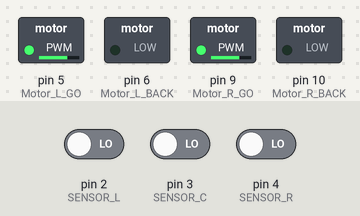
A sketch run on a simulated Arduino Uno, built with avr-gcc and run on an emulated ATmega328P. Parts: switched loads named in the sketch (green lamp = pin HIGH). The inputs (shaded band) are chosen by the test bench; at power-on: pin 2 (SENSOR_L) LOW, pin 4 (SENSOR_R) LOW, pin 3 (SENSOR_C) LOW. What the sketch prints to the serial monitor is not drawn.

Above: at 1.2 s.
1.3 s: pin 2 (SENSOR_L) driven HIGH
At 1.9 s:
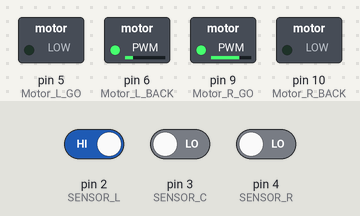
2.8 s: pin 4 (SENSOR_R) driven HIGH
At 4.0 s:
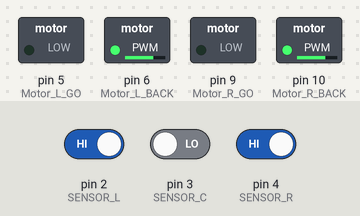
4.3 s: pin 2 (SENSOR_L) driven LOW
At 5.4 s:
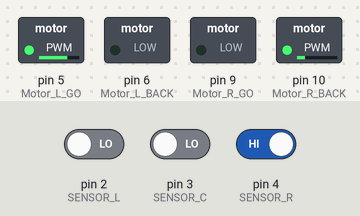
Timing chart, 0 to 7.3 s (numbered marks = the images above; inputs shaded):
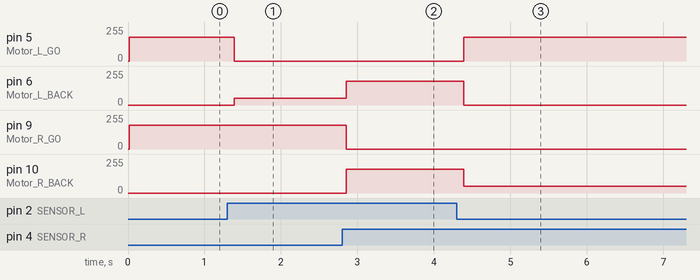

Measured:
- after the input at 1.3 s, pin 5 (Motor_L_GO): 180/255 → 0/255 after 0.09 s; pin 6 (Motor_L_BACK): 0/255 → 50/255 after 0.09 s
- after the input at 2.8 s, pin 6 (Motor_L_BACK): 50/255 → 180/255 after 0.05 s; pin 9 (Motor_R_GO): 180/255 → 0/255 after 0.05 s; pin 10 (Motor_R_BACK): 0/255 → 180/255 after 0.05 s
- after the input at 4.3 s, pin 5 (Motor_L_GO): 0/255 → 180/255 after 0.09 s; pin 6 (Motor_L_BACK): 180/255 → 0/255 after 0.09 s; pin 10 (Motor_R_BACK): 180/255 → 50/255 after 0.09 s

The sketch:

autodriving.ino
```cpp
/*
모터의 왼쪽/오른쪽 그리고 전진/후진을 본인의 자동차에 맞춰서
#define 쪽에서 수정하세요
 */
#define Motor_L_GO 5    // 왼쪽 모터 전진
#define Motor_L_BACK 6  // 왼쪽 모터 후진
#define Motor_R_GO 9    // 오른쪽 모터 전진
#define Motor_R_BACK 10 // 오른쪽 모터 후진

/*
센서의 왼쪽/가운데/오른쪽을 본인의 자동차에 맞춰서
#define 쪽에서 수정하세요
 */
#define SENSOR_L 2 // 왼쪽 조도 센서
#define SENSOR_C 3 // 중간 조도 센서
#define SENSOR_R 4 // 오른쪽 센서

/*
센서의 HIGH/LOW가 잘 들어오는지, serial모니터로 확인하면서
드라이버로 가변저항을 돌려보세요
 */
int SL;    //좌측센서 상태
int SC;    //중간센서 상태
int SR;    //우측센서 상태

void setup()
{
  //모터 핀 설정
  pinMode(Motor_L_GO,OUTPUT);   // (PWM)
  pinMode(Motor_L_BACK,OUTPUT); // (PWM)
  pinMode(Motor_R_GO,OUTPUT);   // (PWM)
  pinMode(Motor_R_BACK,OUTPUT); // (PWM)
  // 센서 핀 설정
  pinMode(SENSOR_L, INPUT);     //좌측센서포트를 입력으로 정의
  pinMode(SENSOR_C, INPUT);     //중간센서포트를 입력으로 정의
  pinMode(SENSOR_R, INPUT);     //우측센서포트를 입력으로 정의

  //시리얼 모니터 통신
  Serial.begin(9600);
}

void loop()
{
  //신호가 있으면 LOW, 신호가 없으면 HIGH
  SL = digitalRead(SENSOR_L);
  SC = digitalRead(SENSOR_C);
  SR = digitalRead(SENSOR_R);
  //시리얼 모니터 출력
  Serial.print("왼쪽 조도센서: ");
  Serial.print(SL);
  Serial.print(", 가운데 조도센서: ");
  Serial.print(SC);
  Serial.print(", 오른쪽 조도센서: ");
  Serial.println(SR);
  /*
  조건문 혹은 자동차의 운동 등을 본인의 취향에 맞추어
  바꿔보세요
   */
  if (SL == HIGH && SR == LOW){
    // 왼쪽에 선 발견
    right();
  }
  else if (SL == LOW && SR == HIGH){
    // 오른쪽에 선 발견
    left();
  }
  else if (SR == HIGH && SL == HIGH){
    // 차체 전반부에 선 발견
    back();
  }
  else {
    // 그 외의 경우
    go();
  }
}

void go()//자동차가 전진하는 함수
{
  /*
  velocity하고, duration을 조절해보세요
  velocity: 0~255까지 가능 (너무 숫자가 작으면 모터가 안 돌 수도)
  duration: ms 단위 (ex. 100 = 0.1 초, 500 = 0.5초)
   */
  int velocity = 180;
  int duration = 50;
  analogWrite(Motor_L_GO, velocity);
  analogWrite(Motor_L_BACK, 0);
  analogWrite(Motor_R_GO, velocity);
  analogWrite(Motor_R_BACK, 0);
  delay(duration);
}

void back()//자동차가 후진하는 함수
{
  /*
  velocity하고, duration을 조절해보세요
  velocity: 0~255까지 가능 (너무 숫자가 작으면 모터가 안 돌 수도)
  duration: ms 단위 (ex. 100 = 0.1 초, 500 = 0.5초)
   */
  int velocity = 180;
  int duration = 50;
  analogWrite(Motor_L_GO, 0);
  analogWrite(Motor_L_BACK, velocity);
  analogWrite(Motor_R_GO, 0);
  analogWrite(Motor_R_BACK, velocity);
  delay(duration);
}

void left()//자동차가 좌회진하는 함수
{
  /*
  velocity하고, duration을 조절해보세요
  velocity: 0~255까지 가능 (너무 숫자가 작으면 모터가 안 돌 수도)
  duration: ms 단위 (ex. 100 = 0.1 초, 500 = 0.5초)
   */
  int velocityL = 180; // 왼쪽모터 앞으로 가는 속도
  int velocityR = 50;  // 오른쪽모터 뒤로 가는 속도
  int duration = 50;
  analogWrite(Motor_L_GO, velocityL);
  analogWrite(Motor_L_BACK, 0);
  analogWrite(Motor_R_BACK, velocityR);
  analogWrite(Motor_R_GO, 0);
  delay(duration);
}

void right()//자동차가 우회진하는 함수
{
  /*
  velocity하고, duration을 조절해보세요
  velocity: 0~255까지 가능 (너무 숫자가 작으면 모터가 안 돌 수도)
  duration: ms 단위 (ex. 100 = 0.1 초, 500 = 0.5초)
   */
  int velocityL = 50;  // 왼쪽모터 뒤로 가는 속도
  int velocityR = 180; // 오른쪽모터 앞으로 가는 속도
  int duration = 50;
  analogWrite(Motor_L_GO, 0);
  analogWrite(Motor_L_BACK, velocityL);
  analogWrite(Motor_R_GO, velocityR);
  analogWrite(Motor_R_BACK, 0);
  delay(duration);
}

void brake()//자동차가 멈추는 함수
{
  /*
  velocity하고, duration을 조절해보세요
  velocity: 0~255까지 가능 (너무 숫자가 작으면 모터가 안 돌 수도)
  duration: ms 단위 (ex. 100 = 0.1 초, 500 = 0.5초)
   */
  int duration = 50;
  analogWrite(Motor_L_BACK, 0);
  analogWrite(Motor_L_GO, 0);
  analogWrite(Motor_R_BACK, 0);
  analogWrite(Motor_R_GO, 0);
  delay(duration);
}

void spin()//자동차가 제자리에서 도는 함수
{
  /*
  velocity하고, duration을 조절해보세요
  velocity: 0~255까지 가능 (너무 숫자가 작으면 모터가 안 돌 수도)
  duration: ms 단위 (ex. 100 = 0.1 초, 500 = 0.5초)
   */
  int velocity = 200;
  int duration = 2000;
  analogWrite(Motor_L_GO, velocity);
  analogWrite(Motor_L_BACK, 0);
  analogWrite(Motor_R_BACK, velocity);
  analogWrite(Motor_R_GO, 0);
  delay(duration);
}
```
